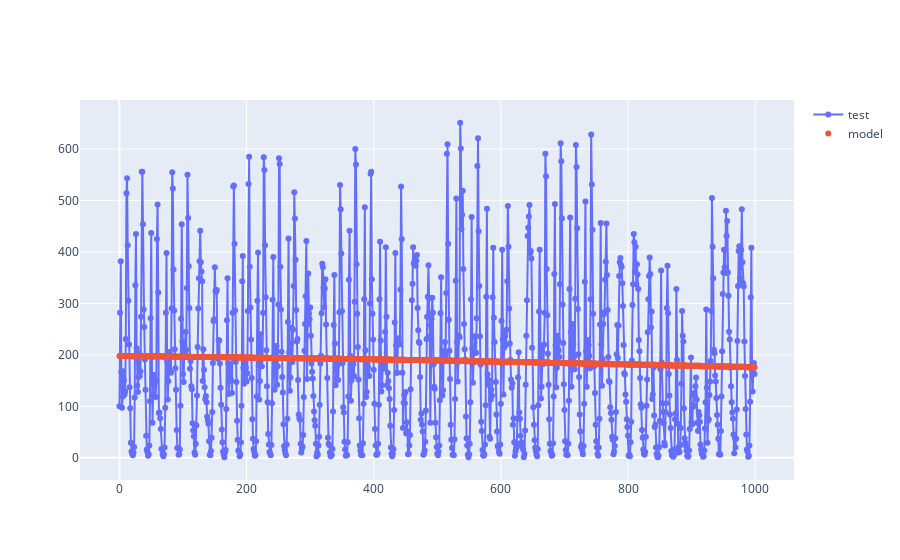

The notebook cell this image was saved under:
### Code cell
df_dt = tabla[['dteday']].copy()
df_dt['dteday'] = (df_dt['dteday'].map(dt.datetime.toordinal) - 734138)/365
X_dt = np.array(df_dt.values)
x_tr, x_te, y_tr, y_te = train_test_split(X_dt, Y, test_size=0.3)
# regresion_dt = LinearRegression()
regresion_dt = make_pipeline(PolynomialFeatures(degree=5, include_bias=False), LinearRegression())
regresion_dt.fit(x_tr, y_tr)
y_dt = regresion_dt.predict(X_dt)
print('RMSE:', mean_squared_error(Y, y_dt, squared=False))
y_dt_te = regresion_dt.predict(x_te)
print('RMSE:', mean_squared_error(y_te, y_dt_te, squared=False))
fig = go.Figure()
fig.add_trace(go.Scatter(y= Y.reshape(-1)[5000:6000], mode='lines+markers', name='test'))
fig.add_trace(go.Scatter(y= y_dt[5000:6000], mode='markers', name='model'))
fig.show()

### Figure 1 — Plotly figure (JSON) as saved in the notebook; plotly's stock layout.template omitted (floating-point values rounded to 4 significant figures; data arrays with more than 128 entries replaced by an {"elided": "..."} marker saying what was removed)
{"data": [{"mode": "lines+markers", "name": "test", "type": "scatter", "y": {"elided": "1000 int values"}}, {"mode": "markers", "name": "model", "type": "scatter", "y": {"elided": "1000 float values"}}], "layout": {}}
